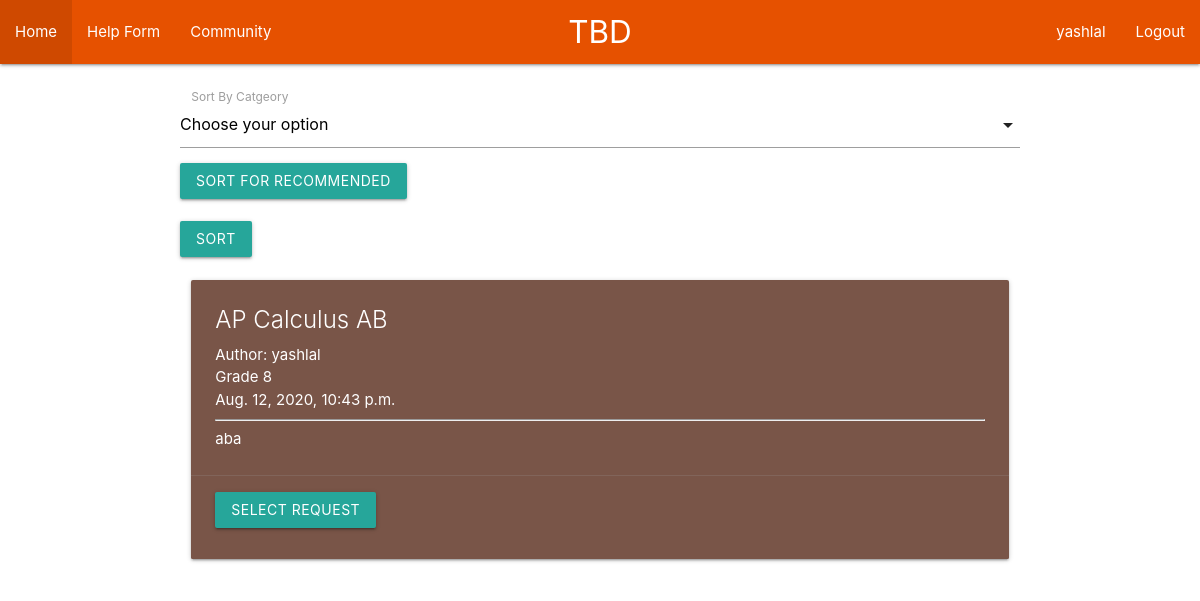
The app's page /community/ (signed in) with its own data.
### main/models.py (models this page shows, shortened)
class User(AbstractUser):
    is_student = models.BooleanField(default=False)
    is_tutor = models.BooleanField(default=False)
    email = models.EmailField(unique=True)
    def check_tutor(self):
        if self.is_tutor: return True
        else: return False

class Request(models.Model):
    subject = models.ForeignKey(Subject, default=1, verbose_name="Category", on_delete=models.SET_DEFAULT)
    category = models.ForeignKey(Category, default=1, verbose_name="Category", on_delete=models.SET_DEFAULT)
    author = models.CharField(max_length = 200, default="")
    grade_level = IntegerRangeField(min_value=1, max_value=12)
    dt = models.DateTimeField("DateTime Published", default=datetime.now)
    content = models.TextField()
    slug = models.TextField(default=str(datetime.timestamp(datetime.now())))
    tutor_accepted = models.ForeignKey(Tutor, blank=True, null=True, on_delete=models.SET_NULL)
    chosen_bool = models.BooleanField(default=False)
    def admin_str(self):
        return (self.author + "-" + self.subject.name + "-" + str(self.dt))
    admin_str.short_description = "admin_str"

class Subject(models.Model):
    name = models.CharField(max_length = 200)
    category = models.ForeignKey(Category, default=1, verbose_name="Category", on_delete=models.SET_DEFAULT, related_name="subsubjects")
    def __str__(self):
        return self.name

### main/views.py (the view, shortened to what this page needs)
# urls.py: path('community/', views.community, name="community"),
@user_passes_test(User.check_tutor, '/home')
def community(request):
    filtered_requests = []
    if request.method == "GET":
        category_key = request.GET.get('category_key')
        recommended_flag = request.GET.get('recommended')
        if recommended_flag == None:
            if category_key == None:
                return render(request=request, template_name="main/community.html", context={'requests': Request.objects.all, 'categories': Category.objects.all()})
            elif category_key == "all":
                messages.info(request, "Displaying All Requests")
                return render(request=request, template_name="main/community.html", context={'requests': Request.objects.all, 'categories': Category.objects.all()})

### main/templates/main/community.html (shortened to what this page needs)
{% extends "main/header.html" %}
{% block content %}
  <br>
  <form action="." method="GET">
    <div class="input-field col s12">
       <label>Sort By Catgeory</label>
     </div>
     <button class="btn" value="recommended" name="recommended">Sort for Recommended</button>
     <br><br>
     <button type="submit" class="btn">Sort</button>
  </form>
  <div class="row">
    {% for req in requests %}
        <div class="col s12">
          <div class="card brown">
            <div class="card-content white-text">
              <span class="card-title">{{req.subject}}</span>
              <p>Author: {{req.author}}</p>
              <p>Grade {{req.grade_level}}</p>
              <p>{{req.dt}}</p>
              <hr>
              <p>{{req.content}}</p>
            </div>
            <div class="card-action">
              <form class="" action="." method="POST">
                <button class="btn" name="helpcard_button" value={{req.slug}}>Select Request</button>
              </form>
            </div>
          </div>
        </div>
    {% endfor %}
  </div>
{% endblock %}

### main/templates/main/includes/navbaritems.html
<ul id="nav-mobile" class="left hide-on-med-and-down">
  <li><a href="/home" class="active">Home</a></li>
  {% if user.is_student %}
    <li><a href="/helpform">Help Form</a>
  {% endif %}
  {% if user.is_tutor %}
    <li><a href="/community" class="active">Community</a></li>
  {% endif %}
</ul>
<ul id="nav-mobile" class="right hide-on-med-and-down">
  {% if user.is_authenticated %}
    <li><a href="/profile" class="active">{{user.username}}</a></li>
    <li><a href="/logout" class="active">Logout</a></li>
  {% else %}
    <li><a href="/login" class="active">Login</a></li>
    <li><a href="/register" class="active">Register</a></li>
  {% endif %}
</ul>

### records on screen
User: username "yashlal"
Request: subject "AP Calculus AB", author "yashlal", grade_level "8", dt "Aug. 12, 2020, 10:43 p.m.", content "aba", {{ req.slug }} 1597297393.063407 (drawn)
